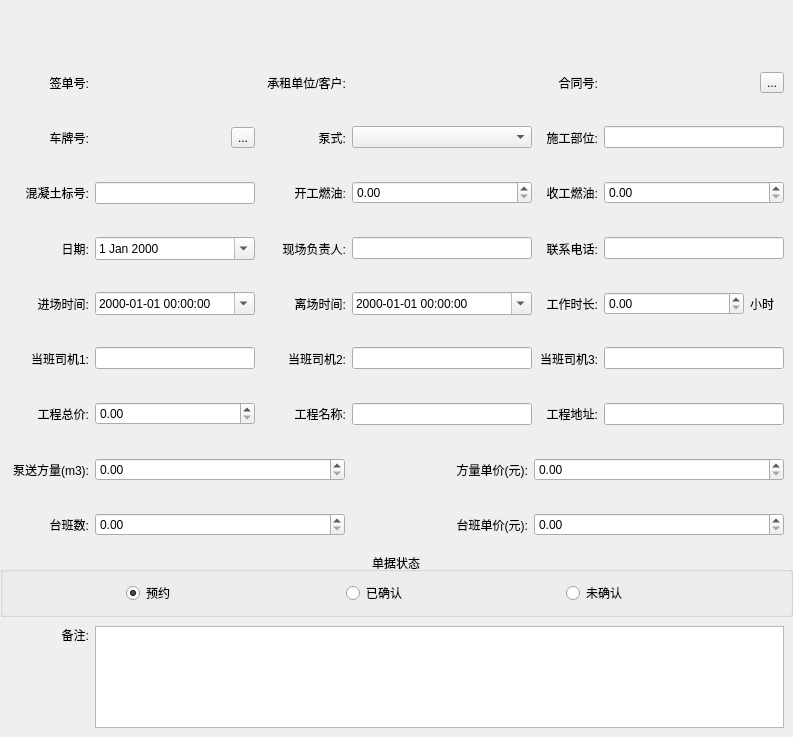
<?xml version="1.0" encoding="UTF-8"?>
<ui version="4.0">
 <class>RentalDocumentEditDialog</class>
 <widget class="QDialog" name="RentalDocumentEditDialog">
  <property name="geometry">
   <rect>
    <x>0</x>
    <y>0</y>
    <width>793</width>
    <height>737</height>
   </rect>
  </property>
  <property name="windowTitle">
   <string>Dialog</string>
  </property>
  <layout class="QVBoxLayout" name="verticalLayout">
   <property name="spacing">
    <number>0</number>
   </property>
   <property name="leftMargin">
    <number>0</number>
   </property>
   <property name="topMargin">
    <number>0</number>
   </property>
   <property name="rightMargin">
    <number>0</number>
   </property>
   <property name="bottomMargin">
    <number>0</number>
   </property>
   <item>
    <widget class="QWidget" name="toolBarWidget" native="true">
     <property name="minimumSize">
      <size>
       <width>0</width>
       <height>55</height>
      </size>
     </property>
     <property name="maximumSize">
      <size>
       <width>16777215</width>
       <height>55</height>
      </size>
     </property>
     <layout class="QHBoxLayout" name="toolBarHorizonLayout">
      <property name="spacing">
       <number>0</number>
      </property>
      <property name="leftMargin">
       <number>0</number>
      </property>
      <property name="topMargin">
       <number>0</number>
      </property>
      <property name="rightMargin">
       <number>0</number>
      </property>
      <property name="bottomMargin">
       <number>0</number>
      </property>
     </layout>
    </widget>
   </item>
   <item>
    <widget class="QWidget" name="widget" native="true">
     <layout class="QHBoxLayout" name="horizontalLayout_2">
      <property name="spacing">
       <number>0</number>
      </property>
      <property name="leftMargin">
       <number>0</number>
      </property>
      <property name="topMargin">
       <number>0</number>
      </property>
      <property name="rightMargin">
       <number>0</number>
      </property>
      <property name="bottomMargin">
       <number>0</number>
      </property>
      <item>
       <layout class="QHBoxLayout" name="horizontalLayout">
        <property name="spacing">
         <number>6</number>
        </property>
        <property name="leftMargin">
         <number>9</number>
        </property>
        <property name="topMargin">
         <number>9</number>
        </property>
        <property name="rightMargin">
         <number>9</number>
        </property>
        <property name="bottomMargin">
         <number>9</number>
        </property>
        <item>
         <widget class="QLabel" name="label_3">
          <property name="minimumSize">
           <size>
            <width>80</width>
            <height>0</height>
           </size>
          </property>
          <property name="maximumSize">
           <size>
            <width>80</width>
            <height>16777215</height>
           </size>
          </property>
          <property name="text">
           <string>签单号:</string>
          </property>
          <property name="alignment">
           <set>Qt::AlignRight|Qt::AlignTrailing|Qt::AlignVCenter</set>
          </property>
         </widget>
        </item>
        <item>
         <widget class="QLabel" name="numberLabel">
          <property name="minimumSize">
           <size>
            <width>160</width>
            <height>0</height>
           </size>
          </property>
          <property name="maximumSize">
           <size>
            <width>160</width>
            <height>16777215</height>
           </size>
          </property>
          <property name="text">
           <string/>
          </property>
         </widget>
        </item>
        <item>
         <widget class="QLabel" name="label">
          <property name="minimumSize">
           <size>
            <width>85</width>
            <height>0</height>
           </size>
          </property>
          <property name="maximumSize">
           <size>
            <width>85</width>
            <height>16777215</height>
           </size>
          </property>
          <property name="text">
           <string>承租单位/客户:</string>
          </property>
          <property name="alignment">
           <set>Qt::AlignRight|Qt::AlignTrailing|Qt::AlignVCenter</set>
          </property>
         </widget>
        </item>
        <item>
         <widget class="QLabel" name="clientNameLabel">
          <property name="minimumSize">
           <size>
            <width>180</width>
            <height>0</height>
           </size>
          </property>
          <property name="maximumSize">
           <size>
            <width>180</width>
            <height>16777215</height>
           </size>
          </property>
          <property name="text">
           <string/>
          </property>
         </widget>
        </item>
        <item>
         <widget class="QLabel" name="label_27">
          <property name="minimumSize">
           <size>
            <width>60</width>
            <height>0</height>
           </size>
          </property>
          <property name="maximumSize">
           <size>
            <width>60</width>
            <height>16777215</height>
           </size>
          </property>
          <property name="text">
           <string>合同号:</string>
          </property>
          <property name="alignment">
           <set>Qt::AlignRight|Qt::AlignTrailing|Qt::AlignVCenter</set>
          </property>
         </widget>
        </item>
        <item>
         <widget class="QLabel" name="contractNumberLabel">
          <property name="text">
           <string/>
          </property>
         </widget>
        </item>
        <item>
         <widget class="QToolButton" name="contractNumToolButton">
          <property name="text">
           <string>...</string>
          </property>
         </widget>
        </item>
       </layout>
      </item>
     </layout>
    </widget>
   </item>
   <item>
    <widget class="QWidget" name="widget_3" native="true">
     <layout class="QHBoxLayout" name="horizontalLayout_5">
      <property name="spacing">
       <number>0</number>
      </property>
      <property name="leftMargin">
       <number>0</number>
      </property>
      <property name="topMargin">
       <number>0</number>
      </property>
      <property name="rightMargin">
       <number>0</number>
      </property>
      <property name="bottomMargin">
       <number>0</number>
      </property>
      <item>
       <layout class="QHBoxLayout" name="horizontalLayout_6">
        <property name="spacing">
         <number>6</number>
        </property>
        <property name="leftMargin">
         <number>9</number>
        </property>
        <property name="topMargin">
         <number>9</number>
        </property>
        <property name="rightMargin">
         <number>9</number>
        </property>
        <property name="bottomMargin">
         <number>9</number>
        </property>
        <item>
         <widget class="QLabel" name="label_7">
          <property name="minimumSize">
           <size>
            <width>80</width>
            <height>0</height>
           </size>
          </property>
          <property name="maximumSize">
           <size>
            <width>80</width>
            <height>16777215</height>
           </size>
          </property>
          <property name="text">
           <string>车牌号:</string>
          </property>
          <property name="alignment">
           <set>Qt::AlignRight|Qt::AlignTrailing|Qt::AlignVCenter</set>
          </property>
         </widget>
        </item>
        <item>
         <widget class="QLabel" name="carNumberLabel">
          <property name="text">
           <string/>
          </property>
         </widget>
        </item>
        <item>
         <widget class="QToolButton" name="carNumToolButton">
          <property name="text">
           <string>...</string>
          </property>
         </widget>
        </item>
        <item>
         <widget class="QLabel" name="label_8">
          <property name="minimumSize">
           <size>
            <width>85</width>
            <height>0</height>
           </size>
          </property>
          <property name="maximumSize">
           <size>
            <width>85</width>
            <height>16777215</height>
           </size>
          </property>
          <property name="text">
           <string>泵式:</string>
          </property>
          <property name="alignment">
           <set>Qt::AlignRight|Qt::AlignTrailing|Qt::AlignVCenter</set>
          </property>
         </widget>
        </item>
        <item>
         <widget class="QComboBox" name="pumpTypeCB">
          <property name="minimumSize">
           <size>
            <width>180</width>
            <height>0</height>
           </size>
          </property>
          <property name="maximumSize">
           <size>
            <width>180</width>
            <height>16777215</height>
           </size>
          </property>
         </widget>
        </item>
        <item>
         <widget class="QLabel" name="label_9">
          <property name="minimumSize">
           <size>
            <width>60</width>
            <height>0</height>
           </size>
          </property>
          <property name="maximumSize">
           <size>
            <width>60</width>
            <height>16777215</height>
           </size>
          </property>
          <property name="text">
           <string>施工部位:</string>
          </property>
          <property name="alignment">
           <set>Qt::AlignRight|Qt::AlignTrailing|Qt::AlignVCenter</set>
          </property>
         </widget>
        </item>
        <item>
         <widget class="QLineEdit" name="constructPlaceLE">
          <property name="minimumSize">
           <size>
            <width>180</width>
            <height>0</height>
           </size>
          </property>
          <property name="maximumSize">
           <size>
            <width>180</width>
            <height>16777215</height>
           </size>
          </property>
         </widget>
        </item>
       </layout>
      </item>
     </layout>
    </widget>
   </item>
   <item>
    <widget class="QWidget" name="widget_4" native="true">
     <layout class="QHBoxLayout" name="horizontalLayout_7">
      <property name="spacing">
       <number>0</number>
      </property>
      <property name="leftMargin">
       <number>0</number>
      </property>
      <property name="topMargin">
       <number>0</number>
      </property>
      <property name="rightMargin">
       <number>0</number>
      </property>
      <property name="bottomMargin">
       <number>0</number>
      </property>
      <item>
       <layout class="QHBoxLayout" name="horizontalLayout_8">
        <property name="spacing">
         <number>6</number>
        </property>
        <property name="leftMargin">
         <number>9</number>
        </property>
        <property name="topMargin">
         <number>9</number>
        </property>
        <property name="rightMargin">
         <number>9</number>
        </property>
        <property name="bottomMargin">
         <number>9</number>
        </property>
        <item>
         <widget class="QLabel" name="label_10">
          <property name="minimumSize">
           <size>
            <width>80</width>
            <height>0</height>
           </size>
          </property>
          <property name="maximumSize">
           <size>
            <width>80</width>
            <height>16777215</height>
           </size>
          </property>
          <property name="text">
           <string>混凝土标号:</string>
          </property>
          <property name="alignment">
           <set>Qt::AlignRight|Qt::AlignTrailing|Qt::AlignVCenter</set>
          </property>
         </widget>
        </item>
        <item>
         <widget class="QLineEdit" name="concreteLableLE">
          <property name="minimumSize">
           <size>
            <width>160</width>
            <height>0</height>
           </size>
          </property>
          <property name="maximumSize">
           <size>
            <width>160</width>
            <height>16777215</height>
           </size>
          </property>
         </widget>
        </item>
        <item>
         <widget class="QLabel" name="label_11">
          <property name="minimumSize">
           <size>
            <width>85</width>
            <height>0</height>
           </size>
          </property>
          <property name="maximumSize">
           <size>
            <width>85</width>
            <height>16777215</height>
           </size>
          </property>
          <property name="text">
           <string>开工燃油:</string>
          </property>
          <property name="alignment">
           <set>Qt::AlignRight|Qt::AlignTrailing|Qt::AlignVCenter</set>
          </property>
         </widget>
        </item>
        <item>
         <widget class="QDoubleSpinBox" name="beginFuelDSB">
          <property name="minimumSize">
           <size>
            <width>180</width>
            <height>0</height>
           </size>
          </property>
          <property name="maximumSize">
           <size>
            <width>180</width>
            <height>16777215</height>
           </size>
          </property>
          <property name="maximum">
           <double>999999999.990000009536743</double>
          </property>
         </widget>
        </item>
        <item>
         <widget class="QLabel" name="label_12">
          <property name="minimumSize">
           <size>
            <width>60</width>
            <height>0</height>
           </size>
          </property>
          <property name="maximumSize">
           <size>
            <width>60</width>
            <height>16777215</height>
           </size>
          </property>
          <property name="text">
           <string>收工燃油:</string>
          </property>
          <property name="alignment">
           <set>Qt::AlignRight|Qt::AlignTrailing|Qt::AlignVCenter</set>
          </property>
         </widget>
        </item>
        <item>
         <widget class="QDoubleSpinBox" name="endFuelDSB">
          <property name="minimumSize">
           <size>
            <width>180</width>
            <height>0</height>
           </size>
          </property>
          <property name="maximumSize">
           <size>
            <width>180</width>
            <height>16777215</height>
           </size>
          </property>
         </widget>
        </item>
       </layout>
      </item>
     </layout>
    </widget>
   </item>
   <item>
    <widget class="QWidget" name="widget_7" native="true">
     <layout class="QHBoxLayout" name="horizontalLayout_13">
      <property name="spacing">
       <number>0</number>
      </property>
      <property name="leftMargin">
       <number>0</number>
      </property>
      <property name="topMargin">
       <number>0</number>
      </property>
      <property name="rightMargin">
       <number>0</number>
      </property>
      <property name="bottomMargin">
       <number>0</number>
      </property>
      <item>
       <layout class="QHBoxLayout" name="horizontalLayout_14">
        <property name="spacing">
         <number>6</number>
        </property>
        <property name="leftMargin">
         <number>9</number>
        </property>
        <property name="topMargin">
         <number>9</number>
        </property>
        <property name="rightMargin">
         <number>9</number>
        </property>
        <property name="bottomMargin">
         <number>9</number>
        </property>
        <item>
         <widget class="QLabel" name="label_2">
          <property name="minimumSize">
           <size>
            <width>80</width>
            <height>0</height>
           </size>
          </property>
          <property name="maximumSize">
           <size>
            <width>80</width>
            <height>16777215</height>
           </size>
          </property>
          <property name="text">
           <string>日期:</string>
          </property>
          <property name="alignment">
           <set>Qt::AlignRight|Qt::AlignTrailing|Qt::AlignVCenter</set>
          </property>
         </widget>
        </item>
        <item>
         <widget class="QDateEdit" name="dateDE">
          <property name="minimumSize">
           <size>
            <width>160</width>
            <height>0</height>
           </size>
          </property>
          <property name="maximumSize">
           <size>
            <width>160</width>
            <height>16777215</height>
           </size>
          </property>
          <property name="calendarPopup">
           <bool>true</bool>
          </property>
         </widget>
        </item>
        <item>
         <widget class="QLabel" name="label_20">
          <property name="minimumSize">
           <size>
            <width>85</width>
            <height>0</height>
           </size>
          </property>
          <property name="maximumSize">
           <size>
            <width>85</width>
            <height>16777215</height>
           </size>
          </property>
          <property name="text">
           <string>现场负责人:</string>
          </property>
          <property name="alignment">
           <set>Qt::AlignRight|Qt::AlignTrailing|Qt::AlignVCenter</set>
          </property>
         </widget>
        </item>
        <item>
         <widget class="QLineEdit" name="principalLE">
          <property name="minimumSize">
           <size>
            <width>180</width>
            <height>0</height>
           </size>
          </property>
          <property name="maximumSize">
           <size>
            <width>180</width>
            <height>16777215</height>
           </size>
          </property>
         </widget>
        </item>
        <item>
         <widget class="QLabel" name="label_21">
          <property name="minimumSize">
           <size>
            <width>60</width>
            <height>0</height>
           </size>
          </property>
          <property name="maximumSize">
           <size>
            <width>60</width>
            <height>16777215</height>
           </size>
          </property>
          <property name="text">
           <string>联系电话:</string>
          </property>
          <property name="alignment">
           <set>Qt::AlignRight|Qt::AlignTrailing|Qt::AlignVCenter</set>
          </property>
         </widget>
        </item>
        <item>
         <widget class="QLineEdit" name="principalTelLE">
          <property name="minimumSize">
           <size>
            <width>180</width>
            <height>0</height>
           </size>
          </property>
          <property name="maximumSize">
           <size>
            <width>180</width>
            <height>16777215</height>
           </size>
          </property>
         </widget>
        </item>
       </layout>
      </item>
     </layout>
    </widget>
   </item>
   <item>
    <widget class="QWidget" name="widget_5" native="true">
     <layout class="QHBoxLayout" name="horizontalLayout_9">
      <property name="spacing">
       <number>0</number>
      </property>
      <property name="leftMargin">
       <number>0</number>
      </property>
      <property name="topMargin">
       <number>0</number>
      </property>
      <property name="rightMargin">
       <number>0</number>
      </property>
      <property name="bottomMargin">
       <number>0</number>
      </property>
      <item>
       <layout class="QHBoxLayout" name="horizontalLayout_10">
        <property name="spacing">
         <number>6</number>
        </property>
        <property name="leftMargin">
         <number>9</number>
        </property>
        <property name="topMargin">
         <number>9</number>
        </property>
        <property name="rightMargin">
         <number>9</number>
        </property>
        <property name="bottomMargin">
         <number>9</number>
        </property>
        <item>
         <widget class="QLabel" name="label_13">
          <property name="minimumSize">
           <size>
            <width>80</width>
            <height>0</height>
           </size>
          </property>
          <property name="maximumSize">
           <size>
            <width>80</width>
            <height>16777215</height>
           </size>
          </property>
          <property name="text">
           <string>进场时间:</string>
          </property>
          <property name="alignment">
           <set>Qt::AlignRight|Qt::AlignTrailing|Qt::AlignVCenter</set>
          </property>
         </widget>
        </item>
        <item>
         <widget class="QDateTimeEdit" name="arrivalTimeDTE">
          <property name="minimumSize">
           <size>
            <width>160</width>
            <height>0</height>
           </size>
          </property>
          <property name="maximumSize">
           <size>
            <width>160</width>
            <height>16777215</height>
           </size>
          </property>
          <property name="displayFormat">
           <string>yyyy-MM-dd hh:mm:ss</string>
          </property>
          <property name="calendarPopup">
           <bool>true</bool>
          </property>
         </widget>
        </item>
        <item>
         <widget class="QLabel" name="label_14">
          <property name="minimumSize">
           <size>
            <width>85</width>
            <height>0</height>
           </size>
          </property>
          <property name="maximumSize">
           <size>
            <width>85</width>
            <height>16777215</height>
           </size>
          </property>
          <property name="text">
           <string>离场时间:</string>
          </property>
          <property name="alignment">
           <set>Qt::AlignRight|Qt::AlignTrailing|Qt::AlignVCenter</set>
          </property>
         </widget>
        </item>
        <item>
         <widget class="QDateTimeEdit" name="leaveTimeDTE">
          <property name="minimumSize">
           <size>
            <width>180</width>
            <height>0</height>
           </size>
          </property>
          <property name="maximumSize">
           <size>
            <width>180</width>
            <height>16777215</height>
           </size>
          </property>
          <property name="displayFormat">
           <string>yyyy-MM-dd hh:mm:ss</string>
          </property>
          <property name="calendarPopup">
           <bool>true</bool>
          </property>
         </widget>
        </item>
        <item>
         <widget class="QLabel" name="label_15">
          <property name="minimumSize">
           <size>
            <width>60</width>
            <height>0</height>
           </size>
          </property>
          <property name="maximumSize">
           <size>
            <width>60</width>
            <height>16777215</height>
           </size>
          </property>
          <property name="text">
           <string>工作时长:</string>
          </property>
          <property name="alignment">
           <set>Qt::AlignRight|Qt::AlignTrailing|Qt::AlignVCenter</set>
          </property>
         </widget>
        </item>
        <item>
         <widget class="QDoubleSpinBox" name="workingHoursDSB">
          <property name="minimumSize">
           <size>
            <width>140</width>
            <height>0</height>
           </size>
          </property>
          <property name="maximum">
           <double>999999999.990000009536743</double>
          </property>
         </widget>
        </item>
        <item>
         <widget class="QLabel" name="label_26">
          <property name="text">
           <string>小时</string>
          </property>
         </widget>
        </item>
       </layout>
      </item>
     </layout>
    </widget>
   </item>
   <item>
    <widget class="QWidget" name="widget_8" native="true">
     <layout class="QHBoxLayout" name="horizontalLayout_15">
      <property name="spacing">
       <number>0</number>
      </property>
      <property name="leftMargin">
       <number>0</number>
      </property>
      <property name="topMargin">
       <number>0</number>
      </property>
      <property name="rightMargin">
       <number>0</number>
      </property>
      <property name="bottomMargin">
       <number>0</number>
      </property>
      <item>
       <layout class="QHBoxLayout" name="horizontalLayout_16">
        <property name="spacing">
         <number>6</number>
        </property>
        <property name="leftMargin">
         <number>9</number>
        </property>
        <property name="topMargin">
         <number>9</number>
        </property>
        <property name="rightMargin">
         <number>9</number>
        </property>
        <property name="bottomMargin">
         <number>9</number>
        </property>
        <item>
         <widget class="QLabel" name="label_22">
          <property name="minimumSize">
           <size>
            <width>80</width>
            <height>0</height>
           </size>
          </property>
          <property name="maximumSize">
           <size>
            <width>80</width>
            <height>16777215</height>
           </size>
          </property>
          <property name="text">
           <string>当班司机1:</string>
          </property>
          <property name="alignment">
           <set>Qt::AlignRight|Qt::AlignTrailing|Qt::AlignVCenter</set>
          </property>
         </widget>
        </item>
        <item>
         <widget class="QLineEdit" name="driver1LE">
          <property name="minimumSize">
           <size>
            <width>160</width>
            <height>0</height>
           </size>
          </property>
          <property name="maximumSize">
           <size>
            <width>160</width>
            <height>16777215</height>
           </size>
          </property>
         </widget>
        </item>
        <item>
         <widget class="QLabel" name="label_23">
          <property name="minimumSize">
           <size>
            <width>85</width>
            <height>0</height>
           </size>
          </property>
          <property name="maximumSize">
           <size>
            <width>85</width>
            <height>16777215</height>
           </size>
          </property>
          <property name="text">
           <string>当班司机2:</string>
          </property>
          <property name="alignment">
           <set>Qt::AlignRight|Qt::AlignTrailing|Qt::AlignVCenter</set>
          </property>
         </widget>
        </item>
        <item>
         <widget class="QLineEdit" name="driver2LE">
          <property name="minimumSize">
           <size>
            <width>180</width>
            <height>0</height>
           </size>
          </property>
          <property name="maximumSize">
           <size>
            <width>180</width>
            <height>16777215</height>
           </size>
          </property>
         </widget>
        </item>
        <item>
         <widget class="QLabel" name="label_24">
          <property name="minimumSize">
           <size>
            <width>60</width>
            <height>0</height>
           </size>
          </property>
          <property name="maximumSize">
           <size>
            <width>60</width>
            <height>16777215</height>
           </size>
          </property>
          <property name="text">
           <string>当班司机3:</string>
          </property>
          <property name="alignment">
           <set>Qt::AlignRight|Qt::AlignTrailing|Qt::AlignVCenter</set>
          </property>
         </widget>
        </item>
        <item>
         <widget class="QLineEdit" name="driver3LE">
          <property name="minimumSize">
           <size>
            <width>180</width>
            <height>0</height>
           </size>
          </property>
          <property name="maximumSize">
           <size>
            <width>180</width>
            <height>16777215</height>
           </size>
          </property>
         </widget>
        </item>
       </layout>
      </item>
     </layout>
    </widget>
   </item>
   <item>
    <widget class="QWidget" name="widget_2" native="true">
     <layout class="QHBoxLayout" name="horizontalLayout_3">
      <property name="spacing">
       <number>0</number>
      </property>
      <property name="leftMargin">
       <number>0</number>
      </property>
      <property name="topMargin">
       <number>0</number>
      </property>
      <property name="rightMargin">
       <number>0</number>
      </property>
      <property name="bottomMargin">
       <number>0</number>
      </property>
      <item>
       <layout class="QHBoxLayout" name="horizontalLayout_4">
        <property name="spacing">
         <number>6</number>
        </property>
        <property name="leftMargin">
         <number>9</number>
        </property>
        <property name="topMargin">
         <number>9</number>
        </property>
        <property name="rightMargin">
         <number>9</number>
        </property>
        <property name="bottomMargin">
         <number>9</number>
        </property>
        <item>
         <widget class="QLabel" name="label_19">
          <property name="minimumSize">
           <size>
            <width>80</width>
            <height>0</height>
           </size>
          </property>
          <property name="maximumSize">
           <size>
            <width>80</width>
            <height>16777215</height>
           </size>
          </property>
          <property name="text">
           <string>工程总价:</string>
          </property>
          <property name="alignment">
           <set>Qt::AlignRight|Qt::AlignTrailing|Qt::AlignVCenter</set>
          </property>
         </widget>
        </item>
        <item>
         <widget class="QDoubleSpinBox" name="projectAmountDSB">
          <property name="minimumSize">
           <size>
            <width>160</width>
            <height>0</height>
           </size>
          </property>
          <property name="maximumSize">
           <size>
            <width>260</width>
            <height>16777215</height>
           </size>
          </property>
         </widget>
        </item>
        <item>
         <widget class="QLabel" name="label_4">
          <property name="minimumSize">
           <size>
            <width>85</width>
            <height>0</height>
           </size>
          </property>
          <property name="maximumSize">
           <size>
            <width>85</width>
            <height>16777215</height>
           </size>
          </property>
          <property name="text">
           <string>工程名称:</string>
          </property>
          <property name="alignment">
           <set>Qt::AlignRight|Qt::AlignTrailing|Qt::AlignVCenter</set>
          </property>
         </widget>
        </item>
        <item>
         <widget class="QLineEdit" name="projectNameLE">
          <property name="minimumSize">
           <size>
            <width>180</width>
            <height>0</height>
           </size>
          </property>
          <property name="maximumSize">
           <size>
            <width>180</width>
            <height>16777215</height>
           </size>
          </property>
         </widget>
        </item>
        <item>
         <widget class="QLabel" name="label_6">
          <property name="text">
           <string>工程地址:</string>
          </property>
          <property name="alignment">
           <set>Qt::AlignRight|Qt::AlignTrailing|Qt::AlignVCenter</set>
          </property>
         </widget>
        </item>
        <item>
         <widget class="QLineEdit" name="projectAddressLE">
          <property name="minimumSize">
           <size>
            <width>180</width>
            <height>0</height>
           </size>
          </property>
          <property name="maximumSize">
           <size>
            <width>180</width>
            <height>16777215</height>
           </size>
          </property>
         </widget>
        </item>
       </layout>
      </item>
     </layout>
    </widget>
   </item>
   <item>
    <widget class="QWidget" name="widget_6" native="true">
     <layout class="QHBoxLayout" name="horizontalLayout_11">
      <property name="spacing">
       <number>0</number>
      </property>
      <property name="leftMargin">
       <number>0</number>
      </property>
      <property name="topMargin">
       <number>0</number>
      </property>
      <property name="rightMargin">
       <number>0</number>
      </property>
      <property name="bottomMargin">
       <number>0</number>
      </property>
      <item>
       <layout class="QHBoxLayout" name="horizontalLayout_12">
        <property name="spacing">
         <number>6</number>
        </property>
        <property name="leftMargin">
         <number>9</number>
        </property>
        <property name="topMargin">
         <number>9</number>
        </property>
        <property name="rightMargin">
         <number>9</number>
        </property>
        <property name="bottomMargin">
         <number>9</number>
        </property>
        <item>
         <widget class="QLabel" name="label_16">
          <property name="minimumSize">
           <size>
            <width>80</width>
            <height>0</height>
           </size>
          </property>
          <property name="maximumSize">
           <size>
            <width>80</width>
            <height>16777215</height>
           </size>
          </property>
          <property name="text">
           <string>泵送方量(m3):</string>
          </property>
          <property name="alignment">
           <set>Qt::AlignRight|Qt::AlignTrailing|Qt::AlignVCenter</set>
          </property>
         </widget>
        </item>
        <item>
         <widget class="QDoubleSpinBox" name="pumpSquareDSB">
          <property name="minimumSize">
           <size>
            <width>250</width>
            <height>0</height>
           </size>
          </property>
          <property name="maximumSize">
           <size>
            <width>250</width>
            <height>16777215</height>
           </size>
          </property>
         </widget>
        </item>
        <item>
         <widget class="QLabel" name="label_17">
          <property name="text">
           <string>方量单价(元):</string>
          </property>
          <property name="alignment">
           <set>Qt::AlignRight|Qt::AlignTrailing|Qt::AlignVCenter</set>
          </property>
         </widget>
        </item>
        <item>
         <widget class="QDoubleSpinBox" name="squareUnitPriceDSB">
          <property name="minimumSize">
           <size>
            <width>250</width>
            <height>0</height>
           </size>
          </property>
          <property name="maximumSize">
           <size>
            <width>250</width>
            <height>16777215</height>
           </size>
          </property>
         </widget>
        </item>
       </layout>
      </item>
     </layout>
    </widget>
   </item>
   <item>
    <widget class="QWidget" name="widget_10" native="true">
     <layout class="QHBoxLayout" name="horizontalLayout_19">
      <property name="spacing">
       <number>0</number>
      </property>
      <property name="leftMargin">
       <number>0</number>
      </property>
      <property name="topMargin">
       <number>0</number>
      </property>
      <property name="rightMargin">
       <number>0</number>
      </property>
      <property name="bottomMargin">
       <number>0</number>
      </property>
      <item>
       <layout class="QHBoxLayout" name="horizontalLayout_20">
        <property name="spacing">
         <number>6</number>
        </property>
        <property name="leftMargin">
         <number>9</number>
        </property>
        <property name="topMargin">
         <number>9</number>
        </property>
        <property name="rightMargin">
         <number>9</number>
        </property>
        <property name="bottomMargin">
         <number>9</number>
        </property>
        <item>
         <widget class="QLabel" name="label_18">
          <property name="minimumSize">
           <size>
            <width>80</width>
            <height>0</height>
           </size>
          </property>
          <property name="maximumSize">
           <size>
            <width>80</width>
            <height>16777215</height>
           </size>
          </property>
          <property name="text">
           <string>台班数:</string>
          </property>
          <property name="alignment">
           <set>Qt::AlignRight|Qt::AlignTrailing|Qt::AlignVCenter</set>
          </property>
         </widget>
        </item>
        <item>
         <widget class="QDoubleSpinBox" name="pumpTimesDSB">
          <property name="minimumSize">
           <size>
            <width>250</width>
            <height>0</height>
           </size>
          </property>
          <property name="maximumSize">
           <size>
            <width>250</width>
            <height>16777215</height>
           </size>
          </property>
         </widget>
        </item>
        <item>
         <widget class="QLabel" name="label_5">
          <property name="text">
           <string>台班单价(元):</string>
          </property>
          <property name="alignment">
           <set>Qt::AlignRight|Qt::AlignTrailing|Qt::AlignVCenter</set>
          </property>
         </widget>
        </item>
        <item>
         <widget class="QDoubleSpinBox" name="pumpTimeUnitPriceDSB">
          <property name="minimumSize">
           <size>
            <width>250</width>
            <height>0</height>
           </size>
          </property>
          <property name="maximumSize">
           <size>
            <width>250</width>
            <height>16777215</height>
           </size>
          </property>
         </widget>
        </item>
       </layout>
      </item>
     </layout>
    </widget>
   </item>
   <item>
    <widget class="QGroupBox" name="groupBox">
     <property name="title">
      <string>单据状态</string>
     </property>
     <property name="alignment">
      <set>Qt::AlignCenter</set>
     </property>
     <layout class="QHBoxLayout" name="horizontalLayout_21">
      <item>
       <widget class="QRadioButton" name="reservationRB">
        <property name="maximumSize">
         <size>
          <width>100</width>
          <height>16777215</height>
         </size>
        </property>
        <property name="text">
         <string>预约</string>
        </property>
        <property name="checked">
         <bool>true</bool>
        </property>
       </widget>
      </item>
      <item>
       <widget class="QRadioButton" name="confirmedRB">
        <property name="maximumSize">
         <size>
          <width>100</width>
          <height>16777215</height>
         </size>
        </property>
        <property name="text">
         <string>已确认</string>
        </property>
       </widget>
      </item>
      <item>
       <widget class="QRadioButton" name="unconfirmedRB">
        <property name="maximumSize">
         <size>
          <width>100</width>
          <height>16777215</height>
         </size>
        </property>
        <property name="text">
         <string>未确认</string>
        </property>
       </widget>
      </item>
     </layout>
    </widget>
   </item>
   <item>
    <widget class="QWidget" name="widget_9" native="true">
     <property name="maximumSize">
      <size>
       <width>16777215</width>
       <height>120</height>
      </size>
     </property>
     <layout class="QHBoxLayout" name="horizontalLayout_17">
      <property name="spacing">
       <number>0</number>
      </property>
      <property name="leftMargin">
       <number>0</number>
      </property>
      <property name="topMargin">
       <number>0</number>
      </property>
      <property name="rightMargin">
       <number>0</number>
      </property>
      <property name="bottomMargin">
       <number>0</number>
      </property>
      <item>
       <layout class="QHBoxLayout" name="horizontalLayout_18">
        <property name="spacing">
         <number>6</number>
        </property>
        <property name="leftMargin">
         <number>9</number>
        </property>
        <property name="topMargin">
         <number>9</number>
        </property>
        <property name="rightMargin">
         <number>9</number>
        </property>
        <property name="bottomMargin">
         <number>9</number>
        </property>
        <item>
         <widget class="QLabel" name="label_25">
          <property name="minimumSize">
           <size>
            <width>80</width>
            <height>0</height>
           </size>
          </property>
          <property name="maximumSize">
           <size>
            <width>80</width>
            <height>16777215</height>
           </size>
          </property>
          <property name="text">
           <string>备注:</string>
          </property>
          <property name="alignment">
           <set>Qt::AlignRight|Qt::AlignTop|Qt::AlignTrailing</set>
          </property>
         </widget>
        </item>
        <item>
         <widget class="QTextEdit" name="remarksTE"/>
        </item>
       </layout>
      </item>
     </layout>
    </widget>
   </item>
  </layout>
 </widget>
 <resources/>
 <connections/>
</ui>
